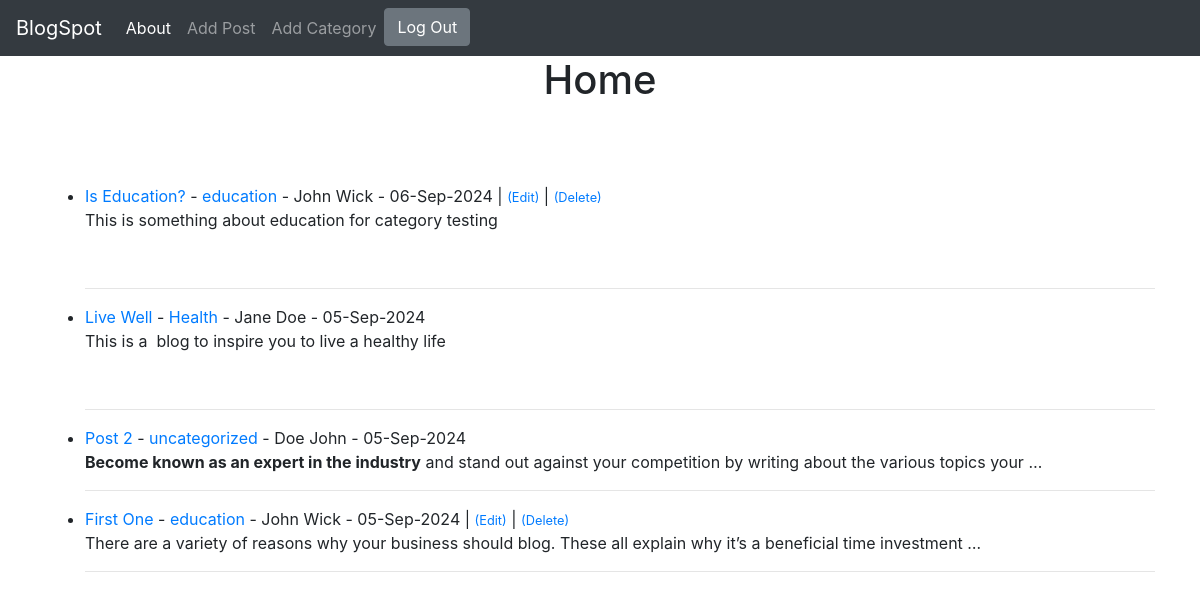
The app's page / (signed in) with its own data.
### blogapp/models.py (models this page shows, shortened)
class Post(models.Model):
    title=models.CharField(max_length=250)
    tag=models.CharField(max_length=250)
    body=RichTextField(blank=True,null=True)
    author=models.ForeignKey(User,on_delete=models.CASCADE)
    blog_datetime=models.DateTimeField(auto_now_add=True)
    thumbnail=models.ImageField(null=True,blank=True,upload_to="images/")
    category=models.CharField(max_length=250,default='uncategorized')

### blogapp/views.py (the view)
# urls.py: path('',HomeView.as_view(),name='home'),
class HomeView(ListView):
    model=Post
    template_name='home.html'
    ordering=['-blog_datetime']

### blogapp/templates/home.html (shortened to what this page needs)
{% extends 'base.html' %}
{% block base %}
<h1><center>Home</center></h1>
<br><br><br>
<ul>
{% for post in object_list %}
    <li><a href="{% url 'article' post.pk %}">{{post.title}}</a> - <a href="{% url 'category' post.category|slugify %}">{{post.category}}</a> - {{post.author.first_name}} {{post.author.last_name}} - {{post.blog_datetime|date:'d-M-Y'}}
        {% if user.is_authenticated and post.author.id == user.id %}
         | <small><a href="{% url 'editpost' post.pk %}">(Edit)</a></small> | <small><a href="{% url 'deletepost' post.pk %}">(Delete)
        {%  endif %}</a></small><br>
    {{post.body|safe|truncatewords:20}}<br>
    </li>
    <hr>
{% endfor %}
</ul>
{% endblock %}

### records on screen
Post: title "Is Education?", category "education", author.first_name "John", author.last_name "Wick", blog_datetime "06-Sep-2024", shows "(Edit)", body "This is something about education for category testing"
Post: title "Live Well", category "Health", author.first_name "Jane", author.last_name "Doe", blog_datetime "05-Sep-2024", body "This is a blog to inspire you to live a healthy life"
Post: title "Post 2", category "uncategorized", author.first_name "Doe", author.last_name "John", blog_datetime "05-Sep-2024", body "Become known as an expert in the industry and stand out against your competition by writing about the various topics your …"
Post: title "First One", category "education", author.first_name "John", author.last_name "Wick", blog_datetime "05-Sep-2024", shows "(Edit)", body "There are a variety of reasons why your business should blog. These all explain why it’s a beneficial time investment …"
